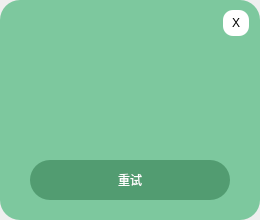
<?xml version="1.0" encoding="UTF-8"?>
<ui version="4.0">
 <class>MainWindow</class>
 <widget class="QMainWindow" name="MainWindow">
  <property name="geometry">
   <rect>
    <x>0</x>
    <y>0</y>
    <width>260</width>
    <height>220</height>
   </rect>
  </property>
  <property name="windowTitle">
   <string>MainWindow</string>
  </property>
  <widget class="QWidget" name="centralwidget">
   <widget class="QLabel" name="background">
    <property name="geometry">
     <rect>
      <x>0</x>
      <y>0</y>
      <width>260</width>
      <height>220</height>
     </rect>
    </property>
    <property name="styleSheet">
     <string notr="true">background-color: rgb(125, 200, 158);
border-radius:20px;</string>
    </property>
    <property name="text">
     <string/>
    </property>
   </widget>
   <widget class="QPushButton" name="Exit">
    <property name="geometry">
     <rect>
      <x>223</x>
      <y>10</y>
      <width>26</width>
      <height>26</height>
     </rect>
    </property>
    <property name="styleSheet">
     <string notr="true">border-radius:10px;
background-color: rgb(255, 255, 255);
font: 9pt &quot;01FLOPDESIGN&quot;;</string>
    </property>
    <property name="text">
     <string>X</string>
    </property>
   </widget>
   <widget class="QLabel" name="label">
    <property name="geometry">
     <rect>
      <x>110</x>
      <y>60</y>
      <width>50</width>
      <height>50</height>
     </rect>
    </property>
    <property name="text">
     <string/>
    </property>
   </widget>
   <widget class="QPushButton" name="pushButton_login">
    <property name="geometry">
     <rect>
      <x>30</x>
      <y>160</y>
      <width>200</width>
      <height>40</height>
     </rect>
    </property>
    <property name="styleSheet">
     <string notr="true">#pushButton_login{
	selection-color: rgb(0, 170, 127);
	background-color:rgb(82, 156, 113);
	border-radius:20px;
	font: 16pt &quot;幼圆&quot;;
	color: rgb(255, 255, 255);
}
#pushButton_login{
	padding_top:20px;
}
#pushButton_login:pressed
{
background-color:rgb(69, 131, 95);
padding-left:3px;
padding-top:3px;
}</string>
    </property>
    <property name="text">
     <string>重试</string>
    </property>
   </widget>
  </widget>
 </widget>
 <resources>
  <include location="resources.qrc"/>
 </resources>
 <connections>
  <connection>
   <sender>Exit</sender>
   <signal>clicked()</signal>
   <receiver>MainWindow</receiver>
   <slot>close()</slot>
   <hints>
    <hint type="sourcelabel">
     <x>252</x>
     <y>42</y>
    </hint>
    <hint type="destinationlabel">
     <x>150</x>
     <y>209</y>
    </hint>
   </hints>
  </connection>
 </connections>
</ui>
